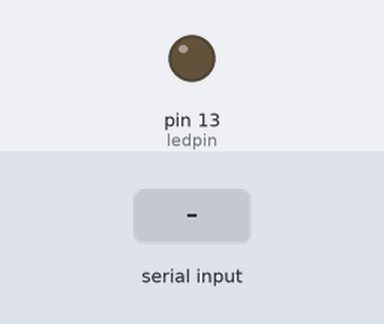
Recording of a sketch running on a simulated Arduino Uno, built with avr-gcc and run on an emulated ATmega328P. Parts: output pins drawn as LEDs (lit = HIGH). The test bench sets the inputs (shaded band). What the sketch prints to the serial monitor is not drawn.

Above: at 1.2 s.
1.3 s: "R" received over Serial
At 1.7 s:
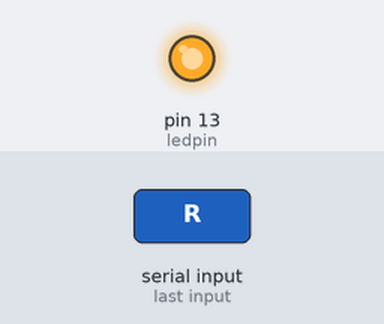
Timing chart, 0 to 4.3 s (numbered marks = the images above; inputs shaded):
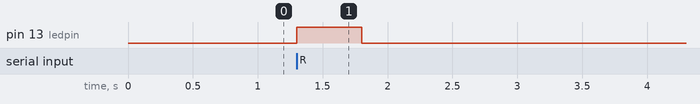

Measured:
- after the input at 1.3 s, pin 13 (ledpin): LOW → HIGH at once, → LOW 0.50 s later

The sketch:

01_led_and_serial.ino
```cpp
// (licence header left out)
int val;	//定义变量val
int ledpin=13;	//定义数字接口13

void setup()
{
	Serial.begin(115200);	//设置波特率为9600，这里要跟软件设置相一致。当接入特定设备（如：蓝牙）时，我们也要跟其他设备的波特率达到一致。
	pinMode(ledpin, OUTPUT);	//设置数字13 口为输出接口，Arduino 上我们用到的I/O 口都要进行类似这样的定义。
}

void loop()
{
	val = Serial.read();//读取PC 机发送给Arduino 的指令或字符，并将该指令或字符赋给val

	//判断接收到的指令或字符是否是“R”。
	if (val=='R') {//如果接收到的是“R”字符
		digitalWrite(ledpin,HIGH);//点亮数字13 口LED。
		delay(500);
		digitalWrite(ledpin,LOW);//熄灭数字13 口LED
		delay(500);
		Serial.println("Hello World!");//显示“Hello World！”字符串
	}
}
```
